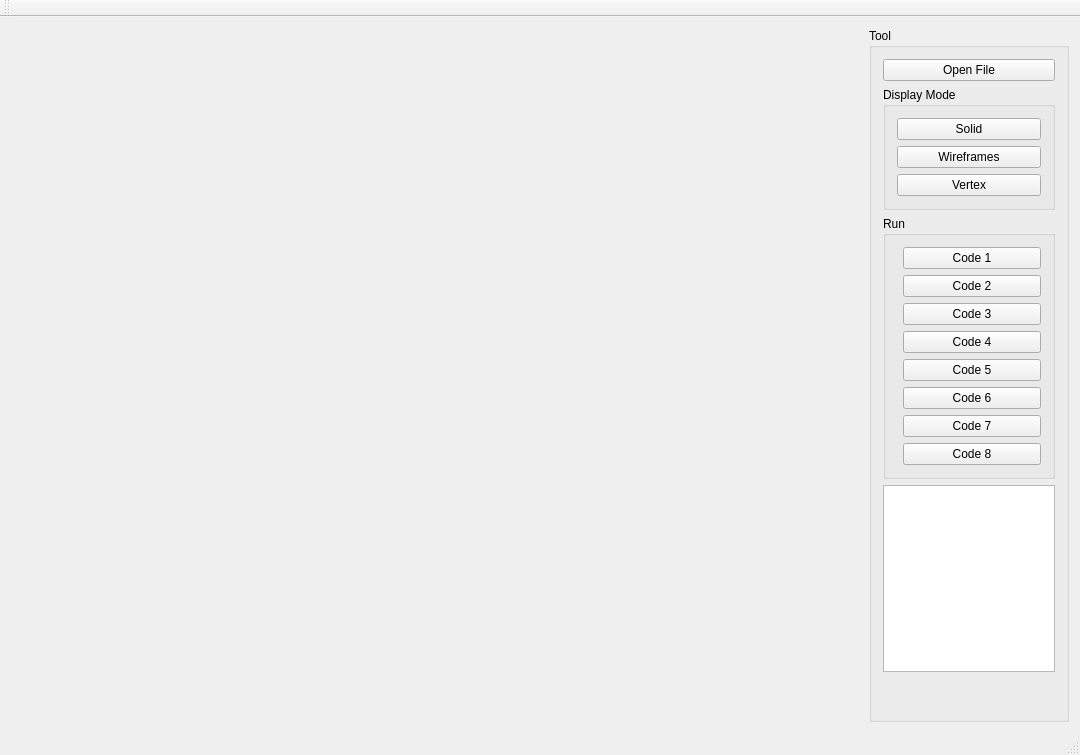
<?xml version="1.0" encoding="UTF-8"?>
<ui version="4.0">
 <class>SciVisClass</class>
 <widget class="QMainWindow" name="SciVisClass">
  <property name="geometry">
   <rect>
    <x>0</x>
    <y>0</y>
    <!-- <width>906</width> -->
    <width>1080</width>
    <height>755</height>
   </rect>
  </property>
  <property name="windowTitle">
   <string>SciVis</string>
  </property>
  <widget class="QWidget" name="centralWidget">
   <layout class="QHBoxLayout" name="horizontalLayout_2">
    <item>
     <layout class="QHBoxLayout" name="horizontalLayout">
      <item>
       <widget class="GLWidget" name="GLWindow" native="true"/>
      </item>
     </layout>
    </item>
    <item>
     <widget class="QGroupBox" name="groupBox">
      <property name="maximumSize">
       <size>
        <width>200</width>
        <height>16777215</height>
       </size>
      </property>
      <property name="title">
       <string>Tool</string>
      </property>
      <layout class="QVBoxLayout" name="verticalLayout_2">
       <item>
        <layout class="QVBoxLayout" name="verticalLayout">
         <item>
          <widget class="QPushButton" name="pushButton_open_file">
           <property name="text">
            <string>Open File</string>
           </property>
          </widget>
         </item>
         <item>
          <widget class="QGroupBox" name="groupBox_3">
           <property name="title">
            <string>Display Mode</string>
           </property>
           <layout class="QVBoxLayout" name="verticalLayout_4">
            <item>
             <widget class="QPushButton" name="pushButton_display_solid">
              <property name="text">
               <string>Solid</string>
              </property>
             </widget>
            </item>
            <item>
             <widget class="QPushButton" name="pushButton_display_wireframes">
              <property name="text">
               <string>Wireframes</string>
              </property>
             </widget>
            </item>
            <item>
             <widget class="QPushButton" name="pushButton_display_vertex">
              <property name="text">
               <string>Vertex</string>
              </property>
             </widget>
            </item>
           </layout>
          </widget>
         </item>
         <item>
          <widget class="QGroupBox" name="groupBox_4">
           <property name="title">
            <string>Run</string>
           </property>
           <layout class="QFormLayout" name="formLayout">
            <item row="0" column="1">
             <widget class="QPushButton" name="pushButton_code1">
              <property name="text">
               <string>Code 1</string>
              </property>
             </widget>
            </item>
            <item row="1" column="1">
             <widget class="QPushButton" name="pushButton_code2">
              <property name="text">
               <string>Code 2</string>
              </property>
             </widget>
            </item>
            <item row="2" column="1">
             <widget class="QPushButton" name="pushButton_code3">
              <property name="text">
               <string>Code 3</string>
              </property>
             </widget>
            </item>
            <item row="3" column="1">
             <widget class="QPushButton" name="pushButton_code4">
              <property name="text">
               <string>Code 4</string>
              </property>
             </widget>
            </item>
            <item row="4" column="1">
             <widget class="QPushButton" name="pushButton_code5">
              <property name="text">
               <string>Code 5</string>
              </property>
             </widget>
            </item>
            <item row="5" column="1">
             <widget class="QPushButton" name="pushButton_code6">
              <property name="text">
               <string>Code 6</string>
              </property>
             </widget>
            </item>
            <item row="6" column="1">
             <widget class="QPushButton" name="pushButton_code7">
              <property name="text">
               <string>Code 7</string>
              </property>
             </widget>
            </item>
            <item row="7" column="1">
             <widget class="QPushButton" name="pushButton_code8">
              <property name="text">
               <string>Code 8</string>
              </property>
             </widget>
            </item>
           </layout>
          </widget>
         </item>
         <item>
          <widget class="QTextEdit" name="textEdit_output"/>
         </item>
         <item>
          <spacer name="verticalSpacer">
           <property name="orientation">
            <enum>Qt::Vertical</enum>
           </property>
           <property name="sizeHint" stdset="0">
            <size>
             <width>20</width>
             <height>40</height>
            </size>
           </property>
          </spacer>
         </item>
        </layout>
       </item>
      </layout>
     </widget>
    </item>
   </layout>
  </widget>
  <widget class="QMenuBar" name="menuBar">
   <property name="geometry">
    <rect>
     <x>0</x>
     <y>0</y>
     <width>906</width>
     <height>22</height>
    </rect>
   </property>
  </widget>
  <widget class="QToolBar" name="mainToolBar">
   <attribute name="toolBarArea">
    <enum>TopToolBarArea</enum>
   </attribute>
   <attribute name="toolBarBreak">
    <bool>false</bool>
   </attribute>
  </widget>
  <widget class="QStatusBar" name="statusBar"/>
 </widget>
 <layoutdefault spacing="6" margin="11"/>
 <customwidgets>
  <customwidget>
   <class>GLWidget</class>
   <extends>QWidget</extends>
   <header>GLWidget.h</header>
   <!-- <header>glwidget.h</header> -->
   <container>1</container>
  </customwidget>
 </customwidgets>
 <resources>
  <include location="SciVis.qrc"/>
 </resources>
 <connections/>
</ui>
